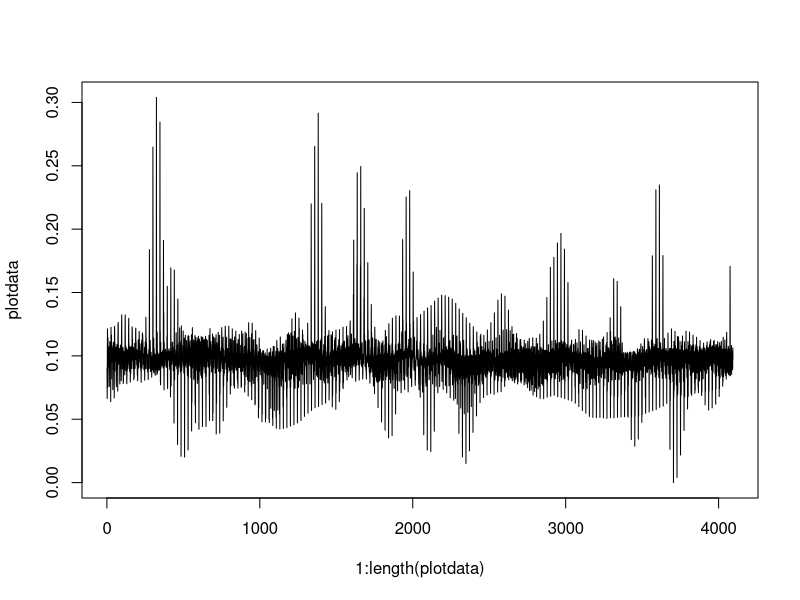

This figure's R source: (Note: a time limit stopped this script after it produced the figure.)
setwd("C://Users/USER/Desktop/bss-epilepsy-detection")
library(e1071)
library(caret)

normalize <- function(x) {
  return ((x - min(x)) / (max(x) - min(x)))
}


no_seizure_data <- read.csv("EpilepticSeizureRecognitionREDUCED.csv", header=T)
seizure_data <- read.csv("EpilepticSeizureRecognitionREDUCED_2.csv", header=T)

#plotanje date
plotdata <- normalize(seizure_data[24:46,])
plotdata <- plotdata[, -ncol(plotdata)]
plotdata <- plotdata[, -1]
plotdata <- as.numeric(unlist(plotdata))

plot(1:length(plotdata), plotdata, type="l")


#izvadimo svakog drugog ispitanika iz prvog i drugog seta da napravimo trening set
i <- 0
f <- FALSE
train_data <- data.frame()
test_data <- data.frame()
print(nrow(train_data))

while(i < (nrow(seizure_data)) && i < (nrow(no_seizure_data))){
  dummy <- data.frame(seizure_data[(i+1):(i+23),])
  dummy_2 <- data.frame(no_seizure_data[(i+1):(i+23),])
  
  if(f){
    train_data <- rbind(train_data, dummy)
    test_data <- rbind(test_data, dummy_2)
  }
  else{
    train_data <- rbind(train_data, dummy_2)
    test_data <- rbind(test_data, dummy)
  }
  i<-i+23
  f <- !f
}

train_data["Klasa"] <- lapply(train_data["Klasa"], as.factor)
test_data["Klasa"] <- lapply(test_data["Klasa"], as.factor)

#normalizacija 
nm_train <- normalize(train_data[,!colnames(train_data) %in% c("key","Klasa")])
nm_test <- normalize(test_data[,!colnames(test_data) %in% c("key","Klasa")])
nm_train$Klasa<-train_data[,c("Klasa")]
nm_test$Klasa <- test_data[,c("Klasa")]
#konfuzijska matrica
tune.out <- tune(svm,Klasa~.,data=nm_train, kernel ="linear", ranges=list(cost=c(0.01,0.1,1,10)))
svm_model <- tune.out$best.model
svm_predict <- predict(svm_model, nm_test)
svm_model <- tune.out$best.model
svm_table <- confusionMatrix(svm_predict, nm_test$Klasa)
